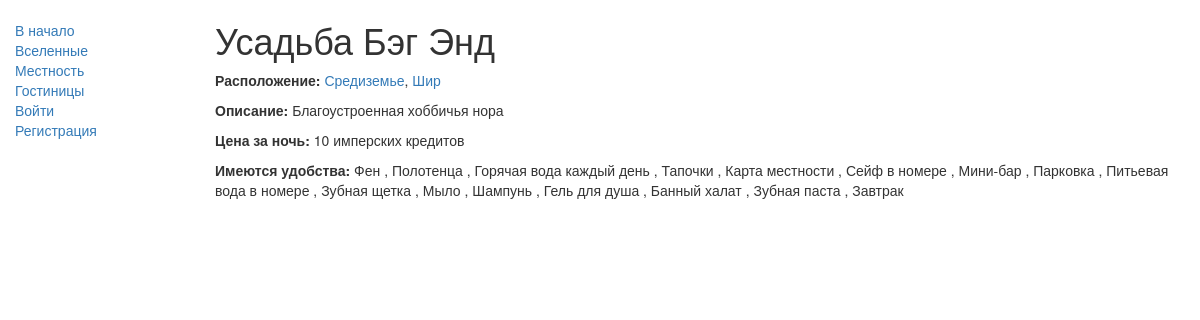
Page /touring/hotel/3 on the committed database.
### touring/models.py (models this page shows, shortened)
class Hotel(models.Model):
    name = models.CharField(max_length=50, help_text='Название отеля')
    area = models.ForeignKey('Area', on_delete=models.CASCADE, default=None)
    description = models.CharField(max_length=500, help_text='Описание')
    commodity = models.ManyToManyField('Commodity', help_text='Выберите доступные удобства')
    cost_per_night = models.PositiveSmallIntegerField(help_text='Цена за ночь')

class Area(models.Model):
    name = models.CharField(max_length=50, help_text='Желаемая местность')
    description = models.CharField(max_length=500, help_text='Описание')
    direction = models.ForeignKey('Direction', on_delete=models.SET_NULL, null=True)
    def __str__(self):
        return self.name

class Direction(models.Model):
    name = models.CharField(max_length=50, help_text='Желаемая вселенная')
    description = models.CharField(max_length=500, help_text='Описание вселенной', null=True)
    def __str__(self):
        return self.name

class Commodity(models.Model):
    name = models.CharField(max_length=30, help_text='Доступные удобства')
    def __str__(self):
        return self.name

### touring/views.py (the view)
# urls.py: re_path(r'^hotel/(?P<pk>\d+)$', views.HotelDetailView.as_view(), name='hotel-detail'),
class HotelDetailView(generic.DetailView):
    model = Hotel

### touring/templates/touring/hotel_detail.html
{% extends "base_generic.html" %}
{% block content %}
<h1>{{ hotel.name }}</h1>
<p><strong>Расположение:</strong> <a href="{% url 'direction-detail' hotel.area.direction.pk %}">{{ hotel.area.direction }}</a>,
    <a href="{% url 'area-detail' hotel.area.pk %}">{{ hotel.area }}</a></p>
<p><strong>Описание:</strong> {{ hotel.description }}</p>
<p><strong>Цена за ночь:</strong> {{ hotel.cost_per_night }} имперских кредитов</p>
<p><strong>Имеются удобства:</strong>
    {% for commodity in hotel.commodity.all %}
        {{ commodity }} {% if not forloop.last %}, {% endif %}
    {% endfor %}
</p>
{% endblock %}

### rows in the picture
Hotel: name "Усадьба Бэг Энд", area.direction "Средиземье", area "Шир", description "Благоустроенная хоббичья нора", cost_per_night "10"
Commodity: name "Фен"
Commodity: name "Полотенца"
Commodity: name "Горячая вода каждый день"
Commodity: name "Тапочки"
Commodity: name "Карта местности"
Commodity: name "Сейф в номере"
Commodity: name "Мини-бар"
Commodity: name "Парковка"
Commodity: name "Питьевая вода в номере"
Commodity: name "Зубная щетка"
Commodity: name "Мыло"
Commodity: name "Шампунь"
Commodity: name "Гель для душа"
Commodity: name "Банный халат"
Commodity: name "Зубная паста"
Commodity: name "Завтрак"
